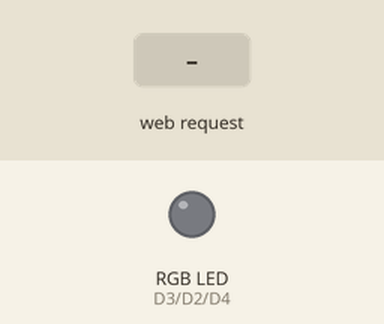
The sketch below on a simulated ESP8266 (NodeMCU). Shown: an RGB LED mixed from three pins (HIGH = lit). The inputs (shaded band) are chosen by the test bench. WiFi joins after 1.5 s; servers stay silent unless stated; what the sketch prints to the serial monitor is not drawn.

Above: at 2.7 s.
2.8 s: HTTP request GET /RLED=ON received
At 4.0 s:
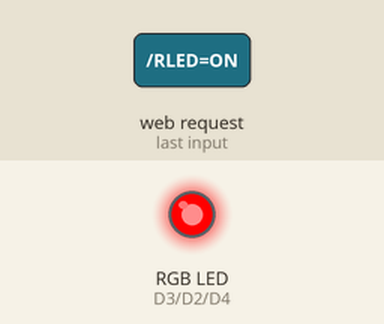
4.3 s: HTTP request GET /GREENLED=ON received
At 5.3 s:
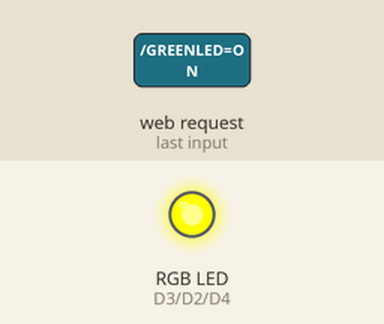
5.8 s: HTTP request GET /RLED=OFF received
At 6.4 s:
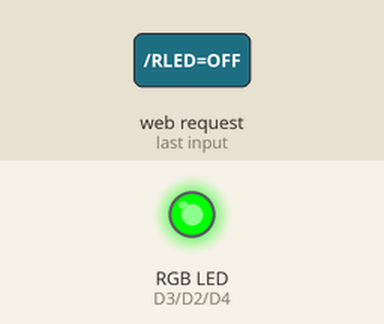
7.3 s: HTTP request GET /BLUELED=ON received
At 7.6 s:
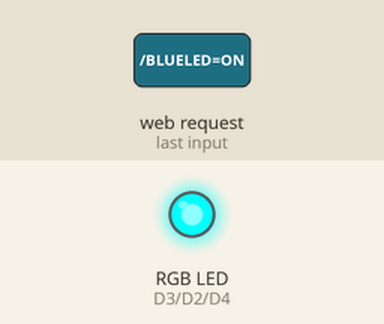
8.8 s: HTTP request GET /GREENLED=OFF received
At 9.9 s:
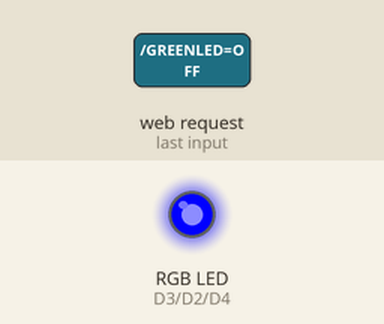
10.3 s: HTTP request GET /RLED=ON received
At 11.0 s:
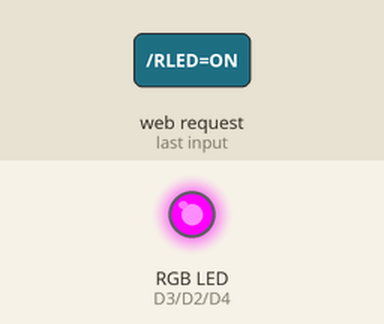
Timing chart, 0 to 12.8 s (numbered marks = the images above; inputs shaded):
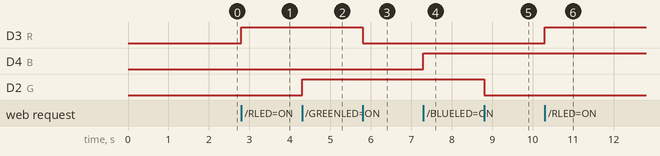

The sketch:

web_RGB.ino
```cpp
#include <ESP8266WiFi.h>
#include <WiFiClient.h>

const char* ssid = "Virus infected Wi-Fi!";
const char* password = "WF647241BB1";


int R = D3 ;//D3
int G = D2;//D2
int B = D4;//D4
WiFiServer Server(80);

void setup()
{
Serial.begin(115200);
delay(10);

pinMode(R, OUTPUT);
pinMode(G, OUTPUT);
pinMode(B, OUTPUT);

digitalWrite(R,LOW);
digitalWrite(G,LOW);
digitalWrite(B,LOW);
//Connect to WiFi network
Serial.println();
Serial.println();
Serial.print("Connecting to ");
Serial.println(ssid);

WiFi.begin(ssid,password);

while (WiFi.status() != WL_CONNECTED)
{
  delay(500);
  Serial.print(".");
}
Serial.println("");
Serial.println("WiFi connected");

//Start the server
Server.begin();
Serial.println("Server started");

//Print the IP address
Serial.print("Use this URL to connect:");
Serial.print("http://");
Serial.print(WiFi.localIP());
Serial.println("/");

}

void loop() {
//Check if a client has connected
WiFiClient client = Server.available();
if (!client){
  return;
}

//Wait until the clent sends some data
Serial.println("new client");
while(!client.available()){
  delay(1);
}

// Read the first line of the request
String request = client.readStringUntil('\r');
Serial.println(request);
client.flush();

//Match the request

int value1 = LOW;
int value2 = LOW;
int value3 = LOW;

if (request.indexOf("/RLED=ON") != -1) {
  digitalWrite(R, HIGH);
  value1 = HIGH;
}
if(request.indexOf("/RLED=OFF") != -1) {
  digitalWrite(R,LOW);
  value1 = LOW;
}

if (request.indexOf("/GREENLED=ON") != -1) {
  digitalWrite(G, HIGH);
  value2 = HIGH;
}
if(request.indexOf("/GREENLED=OFF") != -1) {
  digitalWrite(G,LOW);
  value2 = LOW;
}

if (request.indexOf("/BLUELED=ON") != -1) {
  digitalWrite(B, HIGH);
  value3 = HIGH;
}
if(request.indexOf("/BLUELED=OFF") != -1) {
  digitalWrite(B,LOW);
  value3 = LOW;
}
//Set ledPin according to the
//digitalWrite(ledPin, Value);

//Return the response
client.println("HTTP/1.1 200 OK");
client.println("Content-Type: text/html");
client.println(""); // do not forget this one
client.println("<!DOCTYPE HTML>");
client.println("<html>");

client.print("R LED is now : ");

if (value1 == HIGH) {
  client.print("On");
}else {
  client.print("Off");
}

client.println("<br><br>");
  client.println("<a href=\"/RLED=ON\"\"><button>Turn On </button></a>");
  client.println("<a href =\"/RLED=OFF\"\"><button>Turn Off </button></a><br/>");

  client.print("GREEN LED is now : ");
if (value2 == HIGH) {
  client.print("On");
}else {
  client.print("Off");
}
  client.println("<br><br>");
  client.println("<a href=\"/GREENLED=ON\"\"><button>Turn On </button></a>");
  client.println("<a href =\"/GREENLED=OFF\"\"><button>Turn Off </button></a><br/>");

  client.print("R LED is now : ");
if (value3 == HIGH) {
  client.print("On");
}else {
  client.print("Off");
}
  client.println("<br><br>");
  client.println("<a href=\"/BLUELED=ON\"\"><button>Turn On </button></a>");
  client.println("<a href =\"/BLUELED=OFF\"\"><button>Turn Off </button></a><br/>");
  client.println("</html>");

  delay(1);
 Serial.println("Client disconnected");
  Serial.println("");

}
```

Measured:
- after the input at 2.8 s, D3 (R): LOW → HIGH at once
- after the input at 4.3 s, D2 (G): LOW → HIGH at once
- after the input at 5.8 s, D3 (R): HIGH → LOW at once
- after the input at 7.3 s, D4 (B): LOW → HIGH at once
- after the input at 8.8 s, D2 (G): HIGH → LOW at once
- after the input at 10.3 s, D3 (R): LOW → HIGH at once
